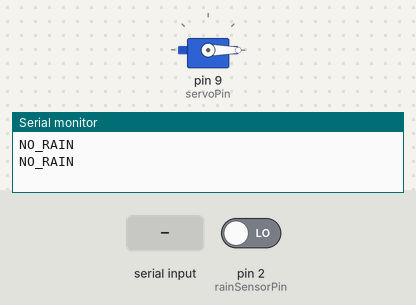
Recording of a sketch running on a simulated Arduino Uno, built with avr-gcc and run on an emulated ATmega328P. Shown: servo, the last lines printed to the serial monitor. Inputs (shaded band) come from the test bench; at power-on: pin 2 (rainSensorPin) LOW.

Above: at 1.2 s.
1.3 s: "ANGLE:90\n" received over Serial
At 3.3 s:
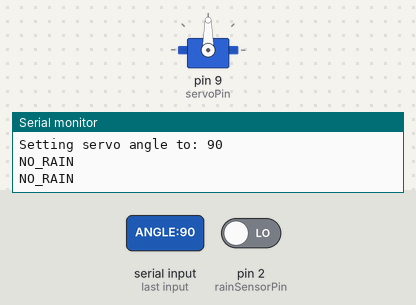
6.5 s: "ANGLE:\n" received over Serial
At 8.4 s:
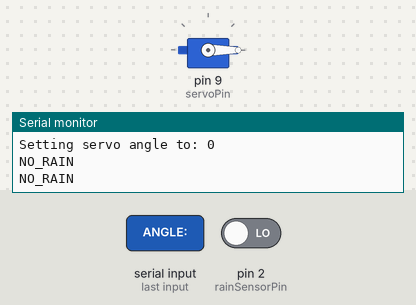
Timing chart, 0 to 9.9 s (numbered marks = the images above; inputs shaded):
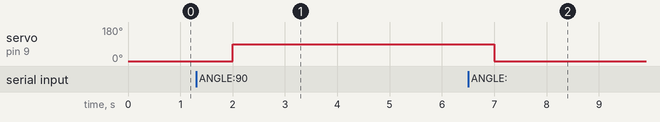

Measured:
- after the input at 1.3 s, servo on pin 9 (servoPin): 0° → 90° after 0.70 s
- after the input at 6.5 s, servo on pin 9 (servoPin): 90° → 0° after 0.50 s

The sketch:

rain.ino
```cpp
#include <Servo.h>

Servo lidServo;

const int rainSensorPin = 2;    // Digital pin connected to rain sensor DO
const int servoPin = 9;         // PWM pin connected to servo signal


void setup() {
  Serial.begin(9600);
  pinMode(rainSensorPin, INPUT);
  lidServo.attach(servoPin);
  lidServo.write(0);
}

void loop() {

  if (Serial.available() > 0) {
    String command = Serial.readStringUntil('\n');
    command.trim();
    if (command.startsWith("ANGLE:")) {
      int angle = command.substring(6).toInt();
      angle = constrain(angle, 0, 180); // safety check
      Serial.print("Setting servo angle to: ");
      Serial.println(angle);
      lidServo.write(angle);
    }
  }
  int rainState = digitalRead(rainSensorPin);

  if (rainState == HIGH) {  // Assuming HIGH means rain detected (check your sensor)
    Serial.println("RAIN");
  } else {
    Serial.println("NO_RAIN");
  }

  delay(1000);  // Check every second
}
```
